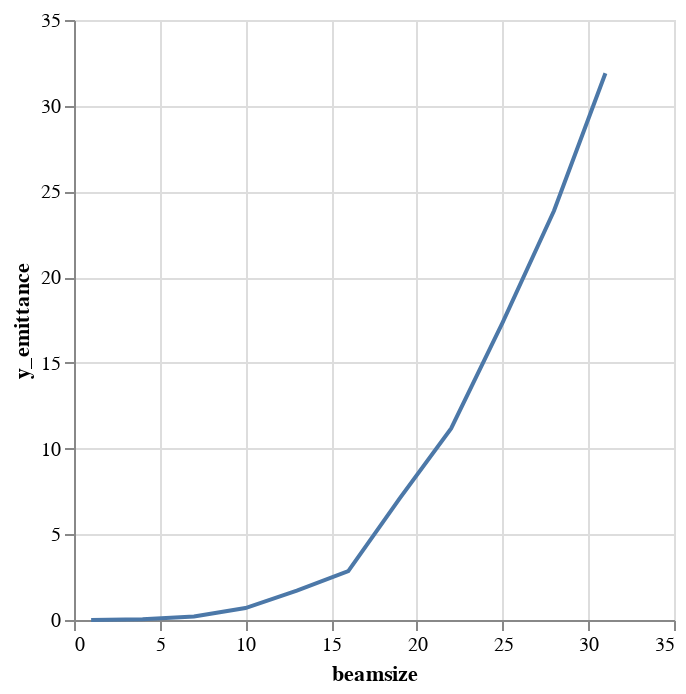

Notebook code cell kept with this figure:
### Code cell
alt.Chart(emit_df).mark_line().encode(
    x='beamsize',
    y='y_emittance',
)

### Figure 1 — Vega-Lite specification as saved in the notebook (floating-point values rounded to 4 significant figures)
{"$schema": "https://vega.github.io/schema/vega-lite/v1.2.1.json", "data": {"values": [{"beamsize": 1, "losses": 0, "relbeta": 0.002308, "sourceID": 16777217, "sourceName": "bs_1", "x_emittance": 0.003007, "x_norm_emittance": 6.941e-06, "y_emittance": 0.0006105, "y_norm_emittance": 1.409e-06}, {"beamsize": 4, "losses": 0, "relbeta": 0.002308, "sourceID": 16777218, "sourceName": "bs_4", "x_emittance": 0.1218, "x_norm_emittance": 0.0002812, "y_emittance": 0.0404, "y_norm_emittance": 9.327e-05}, {"beamsize": 7, "losses": 0, "relbeta": 0.002308, "sourceID": 16777219, "sourceName": "bs_7", "x_emittance": 0.7121, "x_norm_emittance": 0.001644, "y_emittance": 0.1995, "y_norm_emittance": 0.0004605}, {"beamsize": 10, "losses": 0, "relbeta": 0.002308, "sourceID": 16777220, "sourceName": "bs_10", "x_emittance": 2.12, "x_norm_emittance": 0.004895, "y_emittance": 0.6976, "y_norm_emittance": 0.00161}, {"beamsize": 13, "losses": 1, "relbeta": 0.002308, "sourceID": 16777221, "sourceName": "bs_13", "x_emittance": 5.007, "x_norm_emittance": 0.01156, "y_emittance": 1.717, "y_norm_emittance": 0.003964}, {"beamsize": 16, "losses": 13, "relbeta": 0.002308, "sourceID": 16777222, "sourceName": "bs_16", "x_emittance": 9.722, "x_norm_emittance": 0.02244, "y_emittance": 2.852, "y_norm_emittance": 0.006583}, {"beamsize": 19, "losses": 32, "relbeta": 0.002308, "sourceID": 16777223, "sourceName": "bs_19", "x_emittance": 16.21, "x_norm_emittance": 0.03742, "y_emittance": 7.1, "y_norm_emittance": 0.01639}, {"beamsize": 22, "losses": 56, "relbeta": 0.002308, "sourceID": 16777224, "sourceName": "bs_22", "x_emittance": 18.82, "x_norm_emittance": 0.04344, "y_emittance": 11.18, "y_norm_emittance": 0.0258}, {"beamsize": 25, "losses": 107, "relbeta": 0.002308, "sourceID": 16777225, "sourceName": "bs_25", "x_emittance": 25.29, "x_norm_emittance": 0.05838, "y_emittance": 17.35, "y_norm_emittance": 0.04005}, {"beamsize": 28, "losses": 149, "relbeta": 0.002308, "sourceID": 16777226, "sourceName": "bs_28", "x_emittance": 27.82, "x_norm_emittance": 0.06423, "y_emittance": 23.87, "y_norm_emittance": 0.0551}, {"beamsize": 31, "losses": 184, "relbeta": 0.002308, "sourceID": 16777227, "sourceName": "bs_31", "x_emittance": 30.82, "x_norm_emittance": 0.07114, "y_emittance": 31.9, "y_norm_emittance": 0.07363}]}, "encoding": {"x": {"field": "beamsize", "type": "quantitative"}, "y": {"field": "y_emittance", "type": "quantitative"}}, "mark": "line"}
